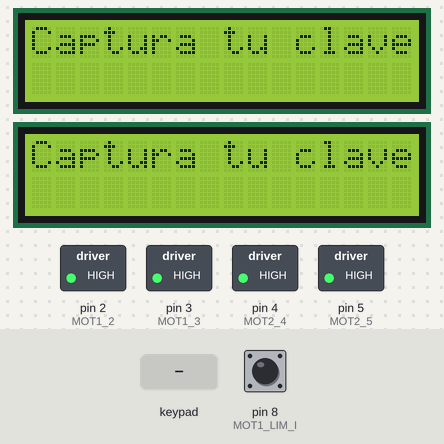
The sketch below on a simulated Arduino Mega 2560, built with avr-gcc and run on an emulated ATmega2560. Shown: 2 × 16×2 character LCD, switched loads named in the sketch (green lamp = pin HIGH). Inputs (shaded band) come from the test bench; at power-on: pin 8 (MOT1_LIM_I) HIGH. What the sketch prints to the serial monitor is not drawn. At 5.3 s the program stops and its outputs stay as they are.

Above: at 1.3 s.
1.4 s: keypad keys 1 3 2 5 0 pressed 0.4 s apart
At 2.01 s:
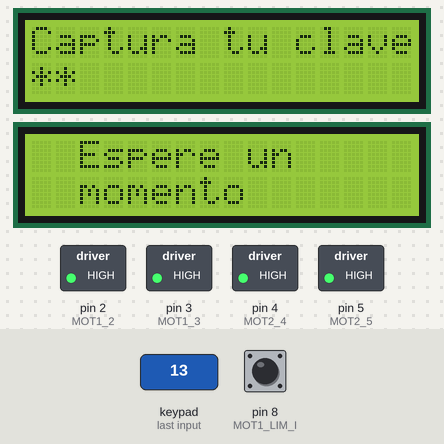
At 3.4 s:
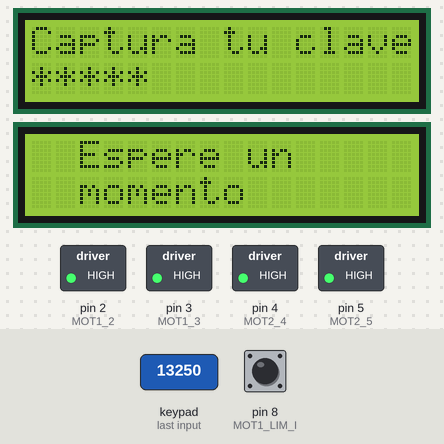
4.9 s: key '#' pressed
At 5.6 s:
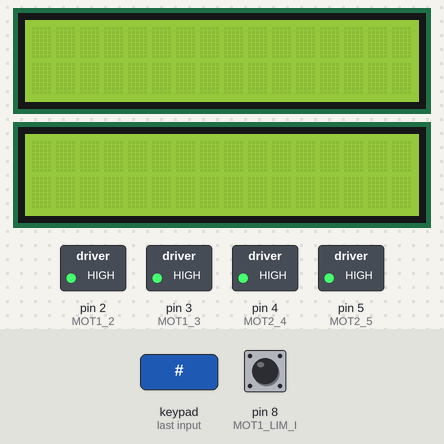
Timing chart, 0 to 6.8 s (numbered marks = the images above; inputs shaded):
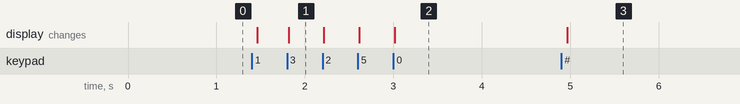

The sketch:

CITNOVAMakerSpace.ino
```cpp
#include <Wire.h>
#include <LiquidCrystal_I2C.h>
#include <LiquidCrystal.h>
#include <Keypad.h>

// ------------------------------------------
// ------------- CONEXIONES -----------------
//
// Teclado 4x4 Filas:  4, 5, 6, 7
// Teclado 4x4 Columnas:  8, 9, 10, 11
// LCD con I2C: SCL = 21, SDA = 20
// Serial RDM6300: Serial1
// MAX485: Serial2

#define DENTRO 1
#define FUERA 2

const int MOT1_2 = 2;
const int MOT1_3 = 3;
const int MOT2_4 = 4;
const int MOT2_5 = 5;

const int MOT1_LIM_I = 8;
const int MOT1_LIM_S = 9;
const int MOT2_LIM_I = 10;
const int MOT2_LIM_S = 11;

// RS, E, D4, D5, D6, D7
LiquidCrystal lcd(A0, A1, A2, A3, A4, A5);
LiquidCrystal lcd2(A8, A9, A10, A11, A12, A13);


const byte ROWS = 4;         // 4 filas
const byte COLS = 4;         // 4 columnas
char keys[ROWS][COLS] = {
  {'1', '2', '3', 'A'},
  {'4', '5', '6', 'B'},
  {'7', '8', '9', 'C'},
  {'*', '0', '#', 'D'}
};

// Teclado interior
byte rowPins[ROWS] = {22, 23, 24, 25};
byte colPins[COLS] = {26, 27, 28, 29};
Keypad kpd = Keypad(makeKeymap(keys), rowPins, colPins, ROWS, COLS);

// Teclado exterior
byte rowPins2[ROWS] = {32, 33, 34, 35};
byte colPins2[COLS] = {36, 37, 38, 39};
Keypad kpd2 = Keypad(makeKeymap(keys), rowPins2, colPins2, ROWS, COLS);


void setup() {
  Serial.begin(9600);
  Serial1.begin(9600);
  Serial2.begin(9600);
  Serial.println("--------------------- ");
  Serial.println("   Iniciando CITNOVA  ");
  Serial.println("--------------------- ");
  initLcd();
  initLcd2();

  // Motor 1
  pinMode(MOT1_2, OUTPUT);
  pinMode(MOT1_3, OUTPUT);
  pinMode(MOT2_4, OUTPUT);
  pinMode(MOT2_5, OUTPUT);

  pinMode(MOT1_LIM_I, INPUT);
  pinMode(MOT1_LIM_S, INPUT);
  pinMode(MOT2_LIM_I, INPUT);
  pinMode(MOT2_LIM_S, INPUT);


  digitalWrite(MOT1_2, 1);
  digitalWrite(MOT1_3, 1);
  digitalWrite(MOT2_4, 1);
  digitalWrite(MOT2_5, 1);

  expand();
//  contract();
  Serial.println("termino...");
}

char keyInput[6];
String strKeyInput;
int loc = 0;


/**
 * Contrae los motores al mismo tiempo, parando por separado
 * cada motor.
 */
void contract() {
  int count = 0;
  boolean ok1 = false;
  boolean ok2 = false;
  if (digitalRead(MOT1_LIM_S) == 0) {
//  if (digitalRead(MOT1_LIM_S) == 0 && digitalRead(MOT2_LIM_S) == 0) {
    int x = digitalRead(MOT1_LIM_I);
    int y = digitalRead(MOT2_LIM_I);
    while (true){
      Serial.println("true");
      x = digitalRead(MOT1_LIM_I);
      y = digitalRead(MOT2_LIM_I);
      Serial.print("x: "); Serial.print(x);
      Serial.print("y: "); Serial.print(y);
      Serial.println();
      if(x == 0){
        digitalWrite(MOT1_2, 1);
        digitalWrite(MOT1_3, 1);
        ok1 = true;
        Serial.println("PARAR!!! x = 0");
      }
      else{
        digitalWrite(MOT1_2, 0);
        digitalWrite(MOT1_3, 1);
      }
//      if(y == 0){
//        digitalWrite(MOT2_4, 1);
//        digitalWrite(MOT2_5, 1);
//        ok2 = true;
//        Serial.println("PARAR!!! x = 0");
//      }
//      else{
//        digitalWrite(MOT2_4, 0);
//        digitalWrite(MOT2_5, 1);
//      }
//      if(ok1 && ok2)  break;
//      if(ok1)  break;
    }
  }
}


void expand() {
  int count = 0;
  boolean ok1 = false;
  boolean ok2 = false;
  if (digitalRead(MOT1_LIM_I) == 0) {
//  if (digitalRead(MOT1_LIM_I) == 0 && digitalRead(MOT2_LIM_I) == 0) {
    int x = digitalRead(MOT1_LIM_S);
    int y = digitalRead(MOT2_LIM_S);
    while (true){
      Serial.println("true");
      x = digitalRead(MOT1_LIM_S);
      y = digitalRead(MOT2_LIM_S);
      Serial.print("x: "); Serial.print(x);
      Serial.print("y: "); Serial.print(y);
      Serial.println();
      if(x == 0){
        digitalWrite(MOT1_2, 1);
        digitalWrite(MOT1_3, 1);
        ok1 = true;
        Serial.println("PARAR!!! x = 0");
      }
      else{
        digitalWrite(MOT1_2, 1);
        digitalWrite(MOT1_3, 0);
      }
//      if(y == 0){
//        digitalWrite(MOT2_4, 1);
//        digitalWrite(MOT2_5, 1);
//        ok2 = true;
//        Serial.println("PARAR!!! x = 0");
//      }
//      else{
//        digitalWrite(MOT2_4, 1);
//        digitalWrite(MOT2_5, 0);
//      }
//      if(ok1 && ok2)  break;
      if(ok1)  break;


    }
  }
}

void loop() {
  printToLcd("Captura tu clave",
             "                ");
  printToLcd2("Captura tu clave",
              "                ");

  readKeyStringUntil(keyInput, 6, '#', 0, 1);         // Véase metodo
  Serial.print("keyInput: "); Serial.println(keyInput);
  Serial.print("Ubicacion: "); Serial.println(loc);
  Serial.println();

  strKeyInput = String(keyInput);
  Serial.print("strKeyInput: "); Serial.println(strKeyInput);


  if (strKeyInput.equals("13250")) {
    Serial.println("Abrir puerta");

    if(loc == FUERA){
      printToLcd2("OK Administrador",
                  "Abriendo        ");
      printToLcd("  Espere un     ",
                 "  momento       ");
    }

    if(loc == DENTRO){
      printToLcd("OK Administrador",
                  "Abriendo        ");
      printToLcd2("  Espere un     ",
                  "  momento       ");
    }

//    expand();
//    delay(5000);
//    contract();

    printToLcd("Captura tu clave",
               "                ");
    printToLcd2("Captura tu clave",
                "                ");
  }

  for (int i = 0; i <= 6; i++)
    keyInput[i] = ' ';

  strKeyInput = "" ;
  asm volatile ("  jmp 0");

}


/**
   Crea un ciclo hasta presionar la tecla #, los caracteres presionados
   se almacenan en el array provisto.
     loc. Si se trata del teclado de entrada o salida
 *   *pStr. Array de tipo char donde almacenar los caracteres.
     len. Longitud del array *pStr.
     endChar. Caracter que indica terminacion de captura.
     col. Columna donde comenzar a mostrar los caracteres.
     row. Fila donde comenzar a mostrar los caracteres
*/
void readKeyStringUntil(char *pStr, int len, char endChar, int col, int row) {
  char k = 0;
  char k2 = 0;
  int j = 0;
  int colCount = 0;
  boolean loopOk = true;
  char maskedKeyIn[len + 1];
  loc = 0;

  for (int i = 0; i < len; i++) {
    maskedKeyIn[i] = ' ';
  }
  maskedKeyIn[len] = '\0';

  while (loopOk) {
    k = kpd.getKey();      // Interior
    delay(30);
    if (k) {
      while (loopOk) {
        printToLcd2("  Espere un     ",
                    "  momento       ");
        Serial.print(k);
        if (k == endChar) {
          loc = DENTRO;
          loopOk = false;
          break;
        }
        if (k) {
          if (j < len - 1) {        // Para eviar simbolo raro en LCD
            pStr[j] = k;
            maskedKeyIn[j] = '*';
            //            Serial.print("j: "); Serial.print(j);
            //            Serial.print("pStr: "); Serial.println(pStr);
            lcd.setCursor(col, row);
            lcd.print(maskedKeyIn);
            colCount++;
            j++;
          }
        }
        k = '\0';
        k = kpd.getKey();
      }
    }
    k2 = kpd2.getKey();      // Exterior
    delay(30);
    if (k2) {
      while (loopOk) {
        printToLcd("  Espere un     ",
                   "  momento       ");
        Serial.print(k2);
        if (k2 == endChar) {
          loc = FUERA;
          loopOk = false;
          break;
        }
        if (k2) {
          if (j < len - 1) {        // Para eviar simbolo raro en LCD
            pStr[j] = k2;
            maskedKeyIn[j] = '*';
            //            Serial.print("j2: "); Serial.print(j);
            //            Serial.print("pStr2: "); Serial.println(pStr);
            lcd2.setCursor(col, row);
            lcd2.print(maskedKeyIn);
            colCount++;
            j++;
          }
        }
        k2 = '\0';
        k2 = kpd2.getKey();
      }
    }
  }
}


void initLcd() {
  lcd.begin(16, 2);
  printToLcd("Captura tu clave",
             "                ");
}

void initLcd2() {
  lcd2.begin(16, 2);
  printToLcd2("Captura tu clave",
              "                ");
}


/**
   Imprime los strings en cada fila de la pantalla LCD de 20x4
*/
void printToLcd(char row0[16], char row1[16]) {
  lcd.setCursor(0, 0);
  lcd.print(row0);

  lcd.setCursor(0, 1);
  lcd.print(row1);
}

void printToLcd2(char row0[16], char row1[16]) {
  lcd2.setCursor(0, 0);
  lcd2.print(row0);

  lcd2.setCursor(0, 1);
  lcd2.print(row1);
}
```

Measured:
- after the input at 1.4 s, the display: first changes after 0.06 s (image 1 shows a later state)
- after the input at 4.9 s, the display: changes after 0.07 s (image 3)
